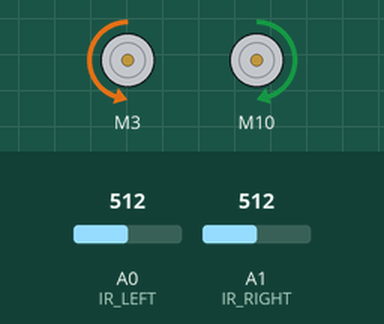
Bench run of a sketch on a simulated Arduino Uno, built with avr-gcc and run on an emulated ATmega328P. Parts: 2 × DC motor (green arrow = forward, orange = backward, longer = faster). Inputs (shaded band) come from the test bench; at power-on: A0 (IR_LEFT) = 512, A1 (IR_RIGHT) = 512.

Above: at 0.3 s.
Timing chart, 0 to 1.8 s (numbered marks = the images above):
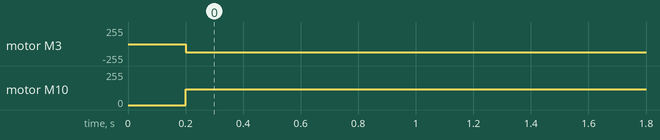

Measured:
- by itself, motor M3: stopped → backward 120/255 at 0.20 s
- by itself, motor M10: stopped → forward 120/255 at 0.20 s

The sketch:

task1_nodebug.ino
```cpp
#include "CytronMotorDriver.h"

#define IR_LEFT    A0
#define IR_RIGHT   A1
#define SPEED      150
#define TURN_SPEED 120

CytronMD motorL(PWM_PWM, 3, 9);
CytronMD motorR(PWM_PWM, 10, 11);


void robotForward();
void robotRight();
void robotLeft();
void robotUTurn();
void robotReverse();
void robotStop();


void (*func[])() = {robotForward, robotRight, robotLeft, robotUTurn};
char *dbgstr[] = {"Forward", "Right", "Left", "U-Turn"};


void setup() {
  pinMode(IR_LEFT, INPUT);
  pinMode(IR_RIGHT, INPUT);
}


void loop() {
  int irleft = analogRead(IR_LEFT);
  int irright = analogRead(IR_RIGHT);

  int bits = (irright > 400) | ((irleft > 400) << 1);
  func[bits]();
}


void robotStop() {
  motorL.setSpeed(0);
  motorR.setSpeed(0);
}


void robotReverse() {
  motorL.setSpeed(SPEED);
  motorR.setSpeed(SPEED);
}


void robotForward() {
  motorL.setSpeed(-SPEED);
  motorR.setSpeed(-SPEED);
}


void robotRight() {
  motorL.setSpeed(-TURN_SPEED);
  motorR.setSpeed(TURN_SPEED);
}


void robotLeft() {
  motorL.setSpeed(TURN_SPEED);
  motorR.setSpeed(-TURN_SPEED);
}


void robotUTurn() {
  robotStop();
  delay(100);

  int irLeft = analogRead(IR_LEFT);
  int irRight = analogRead(IR_RIGHT);

  auto busywaitfunc = [&](unsigned long ms, void (*run)()) {
    run();
    delay(ms);
    irLeft = analogRead(IR_LEFT);
    irRight = analogRead(IR_RIGHT);
  };


  while (irRight <= 400) busywaitfunc(5, robotReverse);

  robotStop();
  delay(100);

  while (irRight > 400) busywaitfunc(5, robotRight);
  while (irRight <= 400) busywaitfunc(5, robotRight);
  while (irRight > 400) busywaitfunc(5, robotRight);

  robotStop();
  delay(100);
}
```
